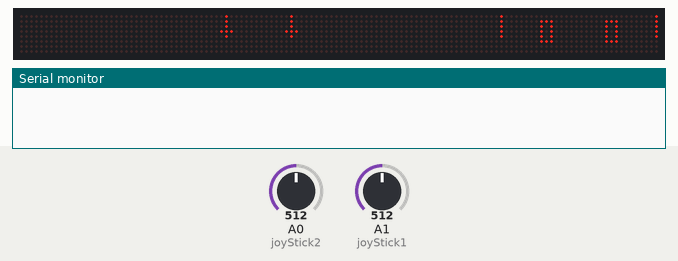
Simulated run of this program. Board: Arduino Uno, built with avr-gcc and run on an emulated ATmega328P. On the bench: 128×8 LED matrix, the last lines printed to the serial monitor. Inputs (shaded band) come from the test bench; at power-on: A0 (joyStick2) = 512, A1 (joyStick1) = 512. Random numbers use the default seed unless the program sets one.

Above: at 1.7 s.
1.8 s: A0 (joyStick2) set to 688
3.3 s: A0 (joyStick2) set to 716
At 4.4 s:
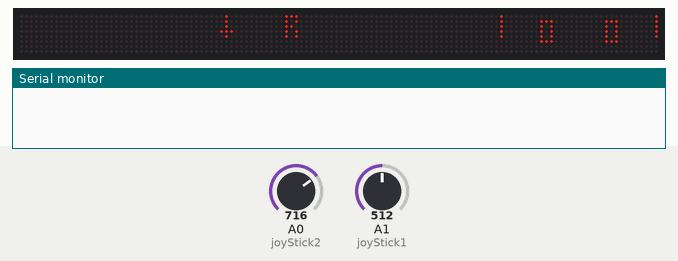
4.8 s: A1 (joyStick1) set to 693
6.3 s: A1 (joyStick1) set to 716
At 6.9 s:
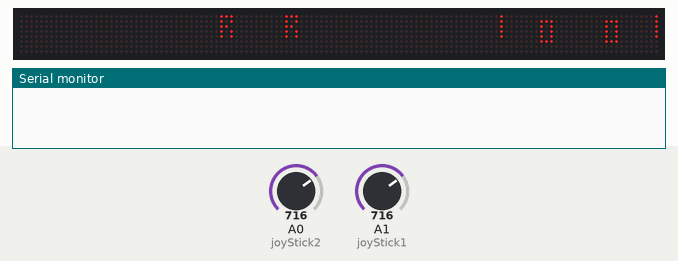
At 7.5 s:
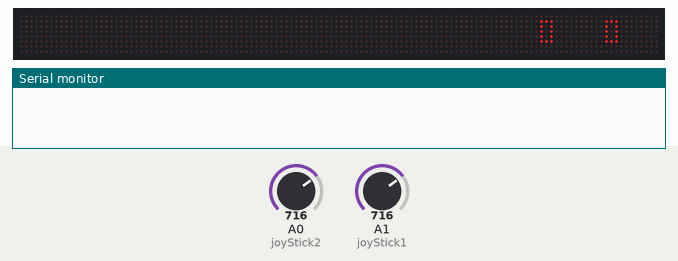
9.3 s: A0 (joyStick2) set to 409
11.8 s: A0 (joyStick2) set to 381
At 12.2 s:
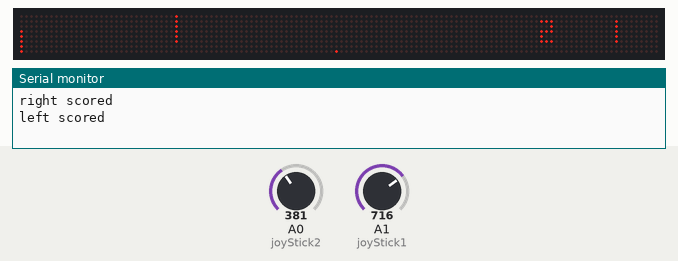
Timing chart, 0 to 14.8 s (numbered marks = the images above; inputs shaded):
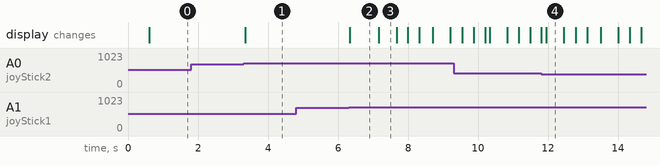

Measured:
- the behaviour switches between 700 and 701 on A0 (joyStick2) (found by bisection; images 0 and 1)
- the behaviour switches between 700 and 701 on A1 (joyStick1) (found by bisection; images 1 and 2)
- the behaviour switches between 400 and 399 on A0 (joyStick2) (found by bisection; images 3 and 4)
- after the input at 1.8 s, every drawn part: stays the same
- after the input at 3.3 s, the display: changes after 0.05 s (image 1)
- after the input at 4.8 s, every drawn part: stays the same
- after the input at 6.3 s, the display: changes at once (image 2)
- what the display in image 2 shows lasts 0.9 s, from 6.3 s to 7.2 s
- what the display in image 3 shows lasts 0.5 s, from 7.2 s to 7.7 s

The program:

main.cpp
```cpp
#include <Arduino.h>
#include <Display.h>
#include <Ball.h>
#include <Paddle.h>
#include <Vector.h>
#include <Physics.h>
#include <font.h>

long int thisFrameTime = 0;
long int lastFrameTime = 0;
int framerate = 30;
long int FrameDuration = 1000 / framerate;
int joyStick1 = A1;
int joyStick2 = A0;

Display *display;
Ball *ball;
Paddle *leftPaddle;
Paddle *rightPaddle;
Physics physics;

int scoreLeft = 0;
int scoreRight = 0;

int state = 1;

bool leftReady;
bool rightReady;

void drawBoolArray(bool zeichen[5][3], int x, int y)
{
  display->setUpdate(true);
  for (int i = 0; i < 5; i++)
  {
    // Serial.print("i = ");
    // Serial.print(i);
    for (int j = 0; j < 3; j++)
    {
      // Serial.print(" j(");
      // Serial.print(j);
      // Serial.print(") ");
      // Serial.print((zero[i][j]));
      display->setPixel(x + j, y + i, zeichen[i][j]);
    }
    // Serial.println();
  }
  display->setUpdate(false);
}

void drawNumber(int score, int x, int y)
{

  switch (score)
  {
  case 0:
    drawBoolArray(zero, x, y);
    break;
  case 1:
    drawBoolArray(one, x, y);
    break;
  case 2:
    drawBoolArray(two, x, y);
    break;
  case 3:
    drawBoolArray(three, x, y);
    break;
  case 4:
    drawBoolArray(four, x, y);
    break;
  case 5:
    drawBoolArray(five, x, y);
    break;
  case 6:
    drawBoolArray(six, x, y);
    break;
  case 7:
    drawBoolArray(seven, x, y);
    break;
  case 8:
    drawBoolArray(eight, x, y);
    break;
  case 9:
    drawBoolArray(nine, x, y);
    break;

  default:
    break;
  }
}

void drawScore()
{
  drawNumber(scoreLeft, 8, 1);
  drawNumber(scoreRight, 21, 1);
}

void resetField()
{
  if (scoreLeft == 6)
  {
    state = 1;
  }
  else if (scoreRight == 6)
  {
    state = 1;
  }
  drawScore();
  int startDir = 0;
  if (scoreLeft > scoreRight)
  {
    startDir = -1;
  }
  else if (scoreLeft < scoreRight)
  {
    startDir = 1;
  }
  else
  {
    startDir = (rand() % 2 == 0) ? 1 : -1;
  }
  ball->setPosition(Vector(15, 15));
  ball->setVelocity(Vector(0.5 * startDir, 0));
  leftPaddle->setVelocity(Vector(0, 0));
  rightPaddle->setVelocity(Vector(0, 0));
  // display->resetMatrix();
  display->setPixel(ball->position, false);
  drawScore();
  delay(500);
}

void readInputs()
{
  int joyValue1 = analogRead(joyStick1);
  int joyValue2 = analogRead(joyStick2);
  if (joyValue1 < 400)
  {

    leftPaddle->velocity.setY(-1);
  }
  else if (joyValue1 > 600)
  {
    leftPaddle->velocity.setY(1);
  }
  else
  {
    leftPaddle->velocity.setY(0);
  }
  if (joyValue2 < 400)
  {
    rightPaddle->velocity.setY(-1);
  }
  else if (joyValue2 > 600)
  {
    rightPaddle->velocity.setY(1);
  }
  else
  {
    rightPaddle->velocity.setY(0);
  }
}

void setup()
{
  Serial.begin(57600);
  display = new Display();
  ball = new Ball(15, 15);
  leftPaddle = new Paddle();
  leftPaddle->setPosition(Vector(0, 0));
  rightPaddle = new Paddle();
  rightPaddle->setPosition(Vector(31, 0));
  physics = Physics();
  physics.init(ball, leftPaddle, rightPaddle, display);
  resetField();
}

void loop()
{
  // Controll execution speed so the target framerate is reached
  thisFrameTime = millis();
  if (thisFrameTime >= lastFrameTime + FrameDuration)
  {
    // Serial.println(thisFrameTime - lastFrameTime);
    // Executes on every new frame
    if (state == 0)
    {
      // game in progress
      // read inputs
      readInputs();

      // calculate game state
      String gameState = physics.update(ball, leftPaddle, rightPaddle, display);
      if (gameState == "leftHit")
      {
        scoreRight += 1;
        resetField();
        Serial.println("right scored");
      }
      else if (gameState == "rightHit")
      {
        scoreLeft += 1;
        resetField();
        Serial.println("left scored");
      }
    }
    else if (state == 1)
    {
      // ready for next game
      int joyValue1 = analogRead(joyStick1);
      int joyValue2 = analogRead(joyStick2);

      if (joyValue1 > 700 && !leftReady)
      {
        leftReady = true;
        drawBoolArray(ready, 8, 16);
      }
      if (leftReady == NULL)
      {
        drawBoolArray(arrowDown, 8, 16);
        leftReady = false;
      }
      if (joyValue2 > 700 && !rightReady)
      {
        rightReady = true;
        drawBoolArray(ready, 21, 16);
      }
      if (rightReady == NULL)
      {
        drawBoolArray(arrowDown, 21, 16);
        rightReady = false;
      }
      if (leftReady && rightReady)
      {
        resetField();
        scoreLeft = 0;
        scoreRight = 0;
        leftReady = NULL;
        rightReady = NULL;
        delay(200);
        display->resetMatrix();
        state = 0;
        resetField();
      }
    }

    lastFrameTime = thisFrameTime;
  }
}
```

Ball.cpp
```cpp
#include <Ball.h>

Ball::Ball() {
	position.set(0,0);
    init();
}

Ball::Ball(int x, int y) {
    position.set(x,y);
    init();
}

void Ball::init() {
    // random direction here?
    velocity.set(0,0);
}

void Ball::setPosition(Vector position) {
    this->position = position;
}

void Ball::setVelocity(Vector velocity) {
    this->velocity = velocity;
}
```

Ball.h
```cpp
#ifndef Ball_h
#define Ball_h
#include <Arduino.h>
#include <Vector.h>
#include <Display.h>


class Ball
{
public:
	Ball();
    Ball(int x, int y);

    void init();

    void setPosition(Vector position);

    void setVelocity(Vector velocity);

	Vector position;
    Vector velocity;
private:
};
#endif
```

Display.cpp
```cpp
#include "Display.h"

#define HARDWARE_TYPE MD_MAX72XX::FC16_HW
#define MAX_DEVICES 16
#define CLK_PIN 13  // or SCK
#define DATA_PIN 11 // or MOSI
#define CS_PIN 10   // or SS

MD_MAX72XX *mx = new MD_MAX72XX(HARDWARE_TYPE, DATA_PIN, CLK_PIN, CS_PIN, MAX_DEVICES);

Display::Display()
{
    init();
}

void Display::init()
{
    mx->begin();
    resetMatrix();
}

bool Display::getPixel(int x, int y)
{
    Vector displayCoords = convertToDisplayCoords(x, y);
    return mx->getPoint(displayCoords.getY(), displayCoords.getX());
}

bool Display::getPixel(Vector pixel)
{
    return this->getPixel(pixel.getX(), pixel.getY());
}

void Display::setPixel(int x, int y, bool state)
{

    if (x < 0 || x > 31 || y < 0 || y > 31)
    {
        return;
    }

    // if (x < 0)
    // {
    //     x = 0;
    // }
    // else if (x > 31)
    // {
    //     x = 31;
    // }

    // if (y < 0)
    // {
    //     y = 0;
    // }
    // else if (y > 31)
    // {
    //     y = 31;
    // }

    Vector displayCoords = convertToDisplayCoords(x, y);
    mx->setPoint(displayCoords.getY(), displayCoords.getX(), state);
}

void Display::setPixel(Vector pixel, bool state)
{
    this->setPixel(pixel.getX(), pixel.getY(), state);
}

void Display::setUpdate(bool state)
{
    mx->control(MD_MAX72XX::UPDATE, (state) ? MD_MAX72XX::ON : MD_MAX72XX::OFF);
}

void Display::resetMatrix()
{
    mx->control(MD_MAX72XX::INTENSITY, MAX_INTENSITY / 4);
    mx->control(MD_MAX72XX::UPDATE, MD_MAX72XX::ON);
    mx->clear();
}

Vector Display::convertToDisplayCoords(int x, int y)
{
    // 32x32 pixel display is connected as 8x128
    int moduleRow = (y - y % 8) / 8;
    int xDisplay = -1;
    int yDisplay = -1;
    if (moduleRow % 2 == 0)
    {
        xDisplay = 31 - x + 32 * moduleRow;
        yDisplay = y % 8;
    }
    else
    {
        xDisplay = x + 32 * moduleRow;
        yDisplay = 7 - y % 8;
    }

    return Vector(xDisplay, yDisplay);
}

int Display::convertXToDisplayCoords(int xGame, int yGame)
{
    // 32x32 pixel display is connect as 8x128
    int moduleRow = (yGame - yGame % 8) / 8;
    int xDisplay = -1;
    if (moduleRow % 2 == 0)
    {
        xDisplay = 31 - xGame + 32 * moduleRow;
    }
    else
    {
        xDisplay = xGame + 32 * moduleRow;
    }
    return xDisplay;
}

int Display::convertYToDisplayCoords(int xGame, int yGame)
{
    // 32x32 pixel display is connect as 8x128
    int moduleRow = (yGame - yGame % 8) / 8;
    int yDisplay = -1;
    if (moduleRow % 2 == 0)
    {
        yDisplay = yGame % 8;
    }
    else
    {
        yDisplay = 7 - yGame % 8;
    }
    return yDisplay;
}
```

Display.h
```cpp
#ifndef Display_h
#define Display_h
#include "Arduino.h"
#include <MD_MAX72xx.h>
#include <Vector.h>

class Display
{
public:
	Display();
    bool getPixel(int x, int y);
    bool getPixel(Vector pixel);
    void setPixel(int x, int y, bool state);

    void setPixel(Vector pixel, bool state);

    void setUpdate(bool state);

    void resetMatrix();

private:
    void init();
    Vector convertToDisplayCoords(int x, int y);
    int convertXToDisplayCoords(int xGame, int yGame);
    int convertYToDisplayCoords(int xGame, int yGame);
};
#endif
```

Paddle.cpp
```cpp
#include "Arduino.h"
#include "Paddle.h"

Paddle::Paddle() {
    this->length = 6;
}

Paddle::Paddle(int length) {
    this->length = length;
}

void Paddle::setPosition(Vector position) {
    this->position = position;
}

void Paddle::setVelocity(Vector velocity) {
    this->velocity = velocity;
}
```

Paddle.h
```cpp
#ifndef Paddle_h
#define Paddle_h
#include "Arduino.h"
#include <Display.h>

class Paddle
{
public:
    Paddle();
    Paddle(int length);
    void setPosition(Vector position);

    void setVelocity(Vector velocity);

	int length;
    Vector position;
    Vector velocity;
private:
};
#endif
```

Physics.cpp
```cpp
#include "Physics.h"

Physics::Physics()
{
}

void Physics::init(Ball *ball, Paddle *lp, Paddle *rp, Display *display)
{
    display->setUpdate(true);
    // paddles
    Vector lpLast = lp->position.add(Vector(0, lp->length - 1));
    Vector rpLast = rp->position.add(Vector(0, lp->length - 1));
    for (int i = lp->position.getY(); i < lpLast.getY(); i++)
    {
        display->setPixel(lp->position.getX(), i, true);
    }
    for (int i = rp->position.getY(); i < rpLast.getY(); i++)
    {
        display->setPixel(rp->position.getX(), i, true);
    }

    // ball
    display->setPixel(ball->position, true);
    display->setUpdate(false);
}

String Physics::update(Ball *ball, Paddle *lp, Paddle *rp, Display *display)
{
    display->setUpdate(true);

    // ball
    String gameState = updateBall(ball, display, lp, rp);

    // left paddle
    updatePaddle(lp, display);

    // right paddle
    updatePaddle(rp, display);

    display->setUpdate(false);
    return gameState;
}

String Physics::updateBall(Ball *ball, Display *display, Paddle *lp, Paddle *rp)
{
    String gameState = "";
    if (!(ball->velocity.equals(Vector(0, 0))))
    {
        if (!((ball->position.getX() >= 8 && ball->position.getX() <= 10 && ball->position.getY() >= 1 && ball->position.getY() <= 5) || (ball->position.getX() >= 21 && ball->position.getX() <= 24 && ball->position.getY() >= 1 && ball->position.getY() <= 5)))
        {
            display->setPixel(ball->position, false);
        }

        ball->setPosition(ball->position.add(ball->velocity));

        if (ball->position.getX() < 0)
        {
            Vector PaddleStart = lp->position;
            Vector PaddleEnd = PaddleStart.add(Vector(0, lp->length - 1));

            if (ball->position.getY() >= PaddleStart.getY() && ball->position.getY() <= PaddleEnd.getY())
            {
                // paddle was hit
                ball->velocity.setX(ball->velocity.getX() * -1);

                if (ball->position.getY() <= PaddleStart.getY() + 2)
                {
                    // upper 2 pixels were hit
                    ball->setVelocity(ball->velocity.rotate(-10));

                }
                else if (ball->position.getY() >= PaddleEnd.getY() - 2)
                {
                    // lower 2 pixels were hit
                    ball->setVelocity(ball->velocity.rotate(10));
                }

                // increase ball speed by 10 percent
                ball->setVelocity(ball->velocity.scale(1.1));

                // cap ball speed at 3
                if (ball->velocity.length() > 3)
                {
                    ball->setVelocity(ball->velocity.scale(1 / ball->velocity.length() * 3));
                }
            }
            else
            {
                ball->setVelocity(Vector(0, 0));
                ball->setPosition(Vector(15, 15));
                gameState = "leftHit";
            }
        }
        else if (ball->position.getX() > 31)
        {
            Vector PaddleStart = rp->position;
            Vector PaddleEnd = PaddleStart.add(Vector(0, rp->length - 1));

            if (ball->position.getY() >= PaddleStart.getY() && ball->position.getY() <= PaddleEnd.getY())
            {
                // paddle was hit
                ball->velocity.setX(ball->velocity.getX() * -1);

                if (ball->position.getY() <= PaddleStart.getY() + 2)
                {
                    // upper 2 pixels were hit
                    ball->setVelocity(ball->velocity.rotate(10));
                }
                else if (ball->position.getY() >= PaddleEnd.getY() - 2)
                {
                    // lower 2 pixels were hit
                    ball->setVelocity(ball->velocity.rotate(-10));
                }

                ball->setVelocity(ball->velocity.scale(1.1));
                if (ball->velocity.length() > 3)
                {
                    ball->setVelocity(ball->velocity.scale(1 / ball->velocity.length() * 3));
                }
            }
            else
            {
                ball->setVelocity(Vector(0, 0));
                ball->setPosition(Vector(15, 15));
                gameState = "rightHit";
            }
        }

        if (ball->position.getY() < 0 || ball->position.getY() > 31)
        {
            ball->velocity.setY(ball->velocity.getY() * -1);
        }
        // only draw ball if not in score area
        if (!((ball->position.getX() >= 8 && ball->position.getX() <= 10 && ball->position.getY() >= 1 && ball->position.getY() <= 5) || (ball->position.getX() >= 21 && ball->position.getX() <= 24 && ball->position.getY() >= 1 && ball->position.getY() <= 5)))
        {
            display->setPixel(ball->position, true);
        }
    }
    return gameState;
}

void Physics::updatePaddle(Paddle *paddle, Display *display)
{
    if (!(paddle->velocity.equals(Vector(0, 0))))
    {
        Vector oldPos = paddle->position;
        Vector oldPosLast = oldPos.add(Vector(0, paddle->length - 1));

        Vector newPos = paddle->position.add(paddle->velocity);
        Vector newPosLast = newPos.add(Vector(0, paddle->length - 1));

        if (newPos.getY() < 0)
        {
            newPos.setY(0);
        }
        else if (newPosLast.getY() > 31)
        {
            newPos.setY(32 - paddle->length);
        }
        if (!oldPos.equals(newPos))
        {
            if (paddle->velocity.getY() > 0)
            {
                display->setPixel(oldPos, false);
                display->setPixel(newPosLast, true);
            }
            if (paddle->velocity.getY() < 0)
            {
                display->setPixel(oldPosLast, false);
                display->setPixel(newPos, true);
            }
            paddle->setPosition(newPos);
        }
    }

    Vector posLast = paddle->position.add(Vector(0, paddle->length - 1));
    for (int i = paddle->position.getY(); i <= posLast.getY(); i++)
    {
        if (display->getPixel(paddle->position.getX(), i) == false)
        {
            display->setPixel(paddle->position.getX(), i, true);
        }
    }
}
```

Physics.h
```cpp
#ifndef Physics_h
#define Physics_h
#include "Arduino.h"
#include <Ball.h>
#include <Paddle.h>
#include <Display.h>

class Physics
{
public:
    Physics();
    void init(Ball *ball, Paddle *lp, Paddle *rp, Display *display);
    String update(Ball *ball, Paddle *lp, Paddle *rp, Display *display);

    String updateBall(Ball *ball, Display *display, Paddle *lp, Paddle *rp);

private:
    void updatePaddle(Paddle* paddle, Display* display);

};
#endif
```

Vector.cpp
```cpp
#include <Vector.h>

Vector::Vector() {
    x = 0;
    y = 0;
}

Vector::Vector(float x, float y) {
    this->x = x;
    this->y = y;
}

Vector Vector::add(Vector b) {
    return Vector(this->x + b.x, this->y + b.y);
}

Vector Vector::subtract(Vector b) {
    return Vector(this->x - b.x, this->y - b.y);
}

Vector Vector::scale(float n) {
    return Vector(this->x*n, this->y*n);
}

float Vector::length() {
    return sqrt((this->x * this->x) + (this->y * this->y));
}

Vector Vector::rotate(float angle) {
    // x' = x cos θ − y sin θ
    // y' = x sin θ + y cos θ
    angle = 2 * PI / 360 * angle;

    float xn = this->x * cos(angle) - this->y * sin(angle);
    float yn = this->x * sin(angle) + this->y * cos(angle);

    return Vector(xn, yn);
}

Vector Vector::unitVector() {
    return this->scale(1/this->length());
}

float Vector::dotProduct(Vector b) {
    return this->x * b.x + this->y * b.y;
}

bool Vector::equals(Vector b) {
    return this->getX() == b.getX() && this->getY() == b.getY();
}

bool Vector::operator==(Vector b) {
    return this->equals(b);
}
// Getter and Setter
void Vector::set(float x, float y) {
    this->x = x;
    this->y = y;
}

void Vector::setX(float x) {
    this->x = x;
}

void Vector::setY(float y) {
    this->y = y;
}

float Vector::getX() {
    return x;
}

float Vector::getY() {
    return y;
}
```

Vector.h
```cpp
#ifndef Vector_h
#define Vector_h
#include "Arduino.h"

class Vector
{
public:
    Vector();
    Vector(float x, float y);
    Vector add(Vector vec);
    Vector subtract(Vector b);
    Vector scale(float n);
    float length();
    Vector rotate(float angle);
    Vector unitVector();
    float dotProduct(Vector b);
    bool equals(Vector b);
    bool operator==(Vector b);
    void set(float x, float y);
    void setX(float x);
    void setY(float y);
    float getX();
    float getY();

private:
    float x;
    float y;
};
#endif
```

Source omitted: font.h (data table, 1108 bytes)
